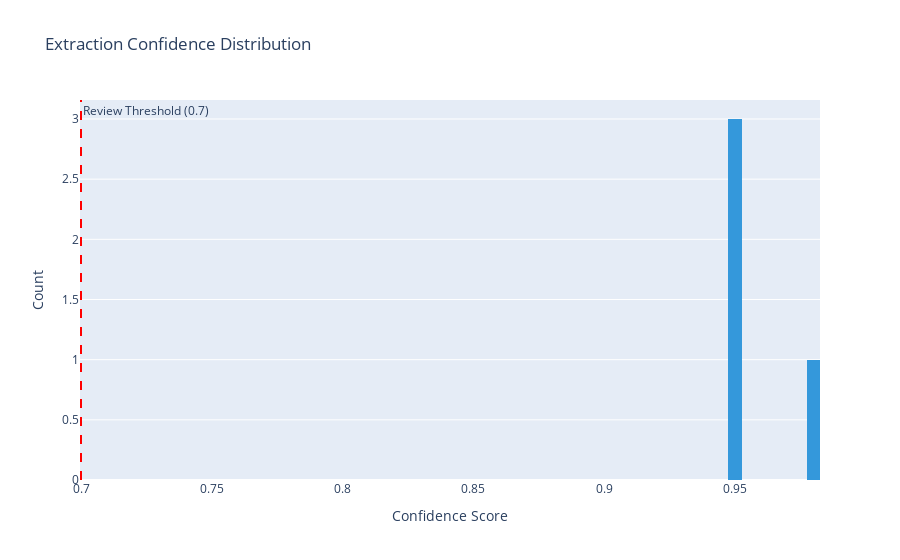

Here is the notebook cell this chart was saved with:
### Code cell
# Chart 1: Extraction Confidence Distribution
if len(processed_df) > 0:
    fig = px.histogram(
        processed_df,
        x="extraction_confidence",
        nbins=10,
        title="Extraction Confidence Distribution",
        labels={"extraction_confidence": "Confidence Score", "count": "Number of Receipts"},
        color_discrete_sequence=["#3498db"]
    )
    fig.add_vline(x=0.7, line_dash="dash", line_color="red", 
                  annotation_text="Review Threshold (0.7)")
    fig.update_layout(xaxis_title="Confidence Score", yaxis_title="Count")
    fig.show()
else:
    print("No processed receipts to visualize")

### Figure 1 — Plotly figure (JSON) as saved in the notebook; plotly's stock layout.template omitted (floating-point values rounded to 4 significant figures)
{"data": [{"bingroup": "x", "hovertemplate": "Confidence Score=%{x}<br>count=%{y}<extra></extra>", "legendgroup": "", "marker": {"color": "#3498db", "pattern": {"shape": ""}}, "name": "", "nbinsx": 10, "orientation": "v", "showlegend": false, "type": "histogram", "x": [0.95, 0.98, 0.95, 0.95], "xaxis": "x", "yaxis": "y"}], "layout": {"annotations": [{"showarrow": false, "text": "Review Threshold (0.7)", "x": 0.7, "xanchor": "left", "xref": "x", "y": 1, "yanchor": "top", "yref": "y domain"}], "barmode": "relative", "legend": {"tracegroupgap": 0}, "shapes": [{"line": {"color": "red", "dash": "dash"}, "type": "line", "x0": 0.7, "x1": 0.7, "xref": "x", "y0": 0, "y1": 1, "yref": "y domain"}], "title": {"text": "Extraction Confidence Distribution"}, "xaxis": {"anchor": "y", "domain": [0, 1], "title": {"text": "Confidence Score"}}, "yaxis": {"anchor": "x", "domain": [0, 1], "title": {"text": "Count"}}}}
